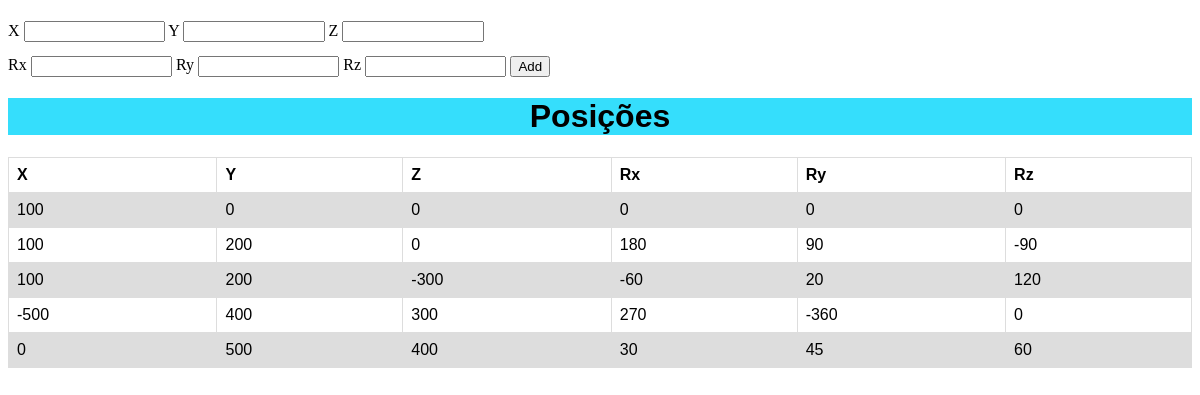
Before: / with the older database file.
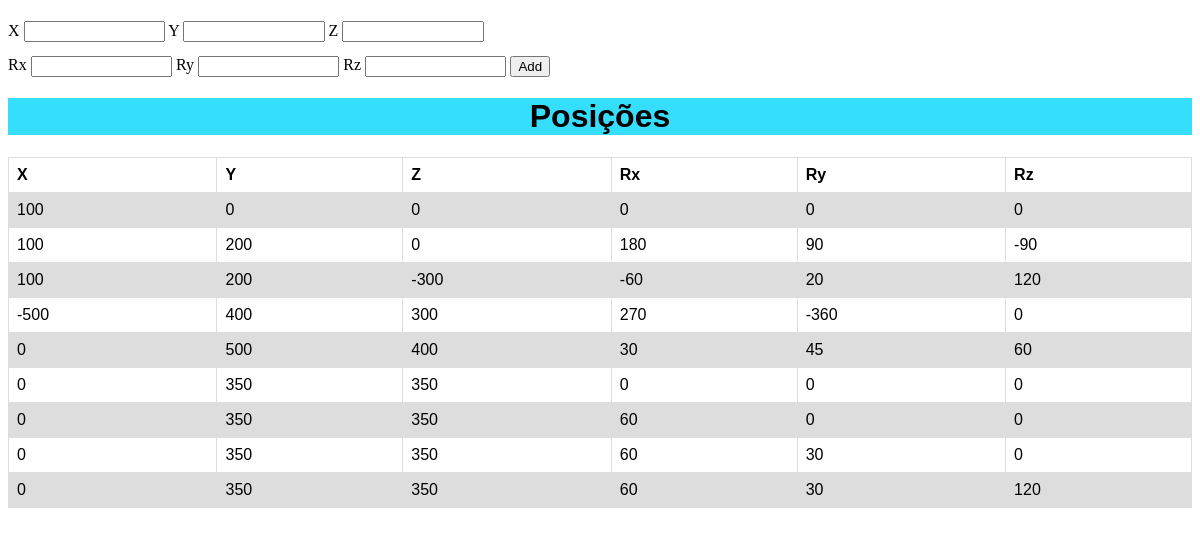
After: the same page with the newer database file.
### tables this page shows
CREATE TABLE "Robo" (
	"X"	INTEGER NOT NULL,
	"Y"	INTEGER NOT NULL,
	"Z"	INTEGER NOT NULL,
	"Rx"	INTEGER NOT NULL,
	"Ry"	INTEGER NOT NULL,
	"Rz"	INTEGER NOT NULL
);

### app.py (the view)
@app.route("/", methods=['GET'])
def RobotPage():
    positions = getTable()
    return render_template(
        "robotPage.html",
        positions=positions,
        )

### app.py (called while the page is built)
def getTable():
    db = sqlite3.connect("RoboDB.db")
    cursor = db.cursor()
    cursor.execute('SELECT * FROM Robo')
    rows = cursor.fetchall()
    db.close()
    positions = []
    for row in rows:
        cod = {}
        cod['X'] = row[0]
        cod['Y'] = row[1]
        cod['Z'] = row[2]
        cod['Rx'] = row[3]
        cod['Ry'] = row[4]
        cod['Rz'] = row[5]
        positions.append(cod)
    print(positions)
    return positions

### templates/robotPage.html (shortened to what this page needs)
<!DOCTYPE html>
<html lang="en">
<head>
</head>
<body>
    <form action="postPosition" method="post">
        <label for="X">X</label>
        <input type="number" id="X" name="X" required>
        <label for="Y">Y</label>
        <input type="number" id="Y" name="Y" required>
        <label for="Z">Z</label>
        <input type="number" id="Z" name="Z" required>
        <br>
        <label for="Rx">Rx</label>
        <input type="number" id="Rx" name="Rx" required>
        <label for="Ry">Ry</label>
        <input type="number" id="Ry" name="Ry" required>
        <label for="Rz">Rz</label>
        <input type="number" id="Rz" name="Rz" required>
        <button type="submit">Add</button>
    </form>
    <h1>Posições</h1>
    <table>
        <tr>
            <th>X</th>
            <th>Y</th>
            <th>Z</th>
            <th>Rx</th>
            <th>Ry</th>
            <th>Rz</th>
        </tr>
        {% for cod in positions %}
        <tr>
            <td>{{cod["X"]}}</td>
            <td>{{cod["Y"]}}</td>
            <td>{{cod["Z"]}}</td>
            <td>{{cod["Rx"]}}</td>
            <td>{{cod["Ry"]}}</td>
            <td>{{cod["Rz"]}}</td>
        </tr>
        {% endfor %}
    </table>
</body>
</html>

### templates/robotPage.html (style rules this page uses)
input { width: 10em; margin-top: 1em; }
h1 { background-color: rgb(53, 222, 252); text-align: center; font-family: arial, sans-serif; }
table { font-family: arial, sans-serif; border-collapse: collapse; width: 100%; }
td, th { border: 1px solid #dddddd; text-align: left; padding: 8px; }
tr:nth-child(even) { background-color: #dddddd; }

Changed rows visible on the page:
added Robo: X "0", Y "350", Z "350", Rx "0", Ry "0", Rz "0"
added Robo: X "0", Y "350", Z "350", Rx "60", Ry "0", Rz "0"
added Robo: X "0", Y "350", Z "350", Rx "60", Ry "30", Rz "0"
added Robo: X "0", Y "350", Z "350", Rx "60", Ry "30", Rz "120"
